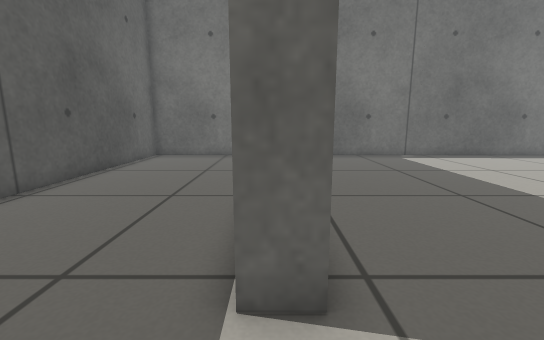
[1] (above)

14 first-person views from a walk through a world built for the Gazebo simulator. The camera is 0.5 m above the floor, tilts 10° down and sees 90° across. The floor is counted in squares, 0.25 m on a side. Each view is taken from the middle of a square. On the plan, view 1 faces up. The plan holds only what a view shows up to about 16 squares ahead; the rest is blank.

[2]
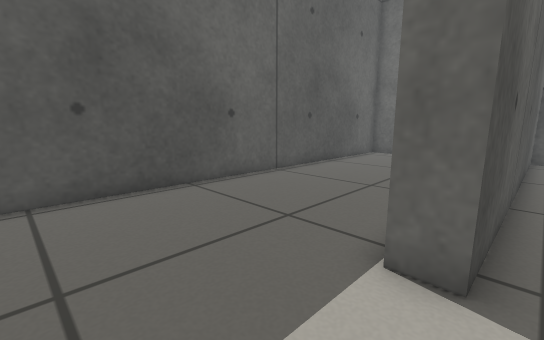

[3]
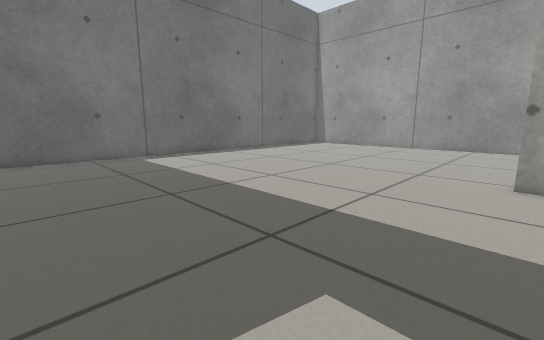

[4]
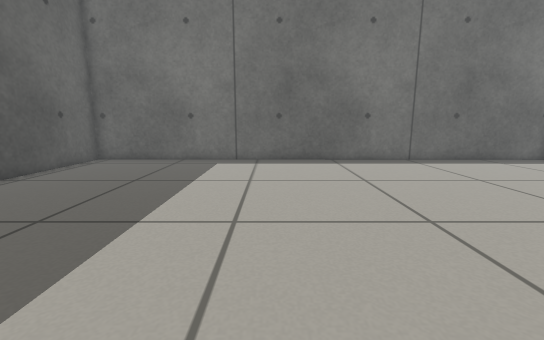

[5]
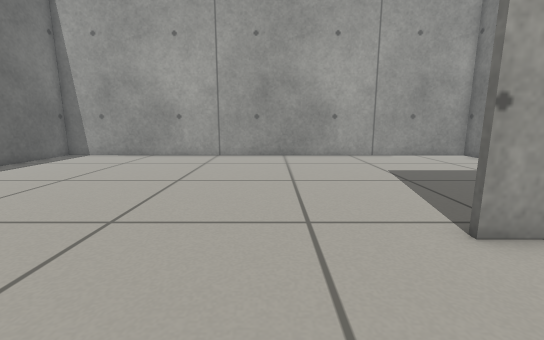

[6]
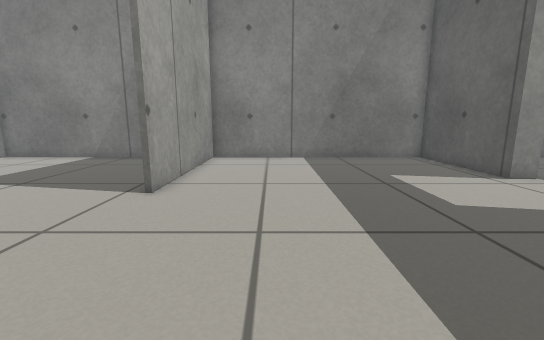

[7]
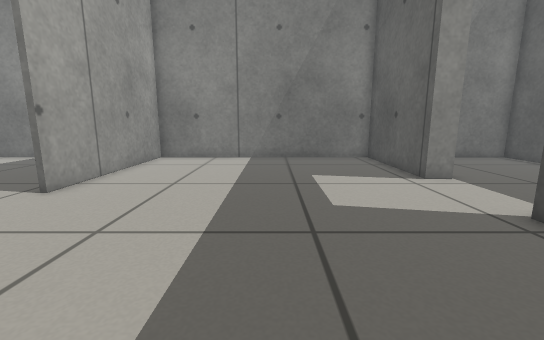

[8]
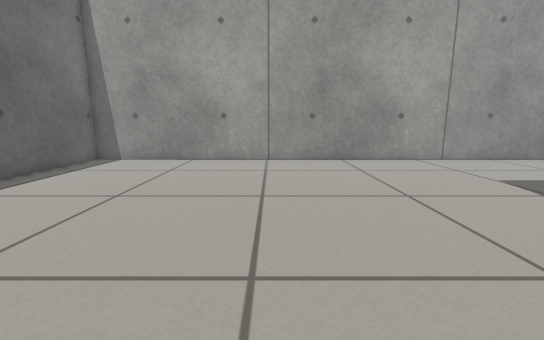

[9]
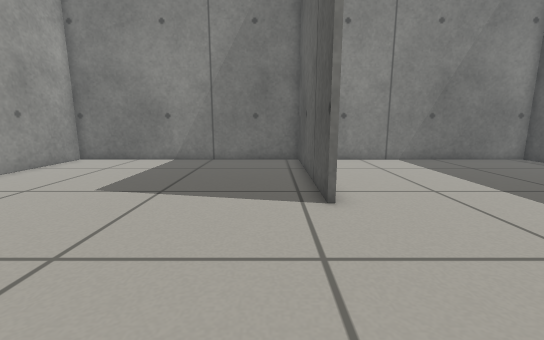

[10]
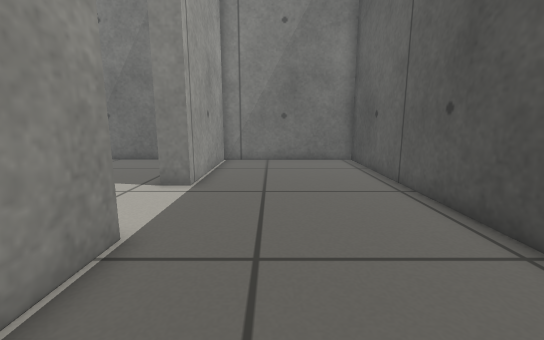

[11]
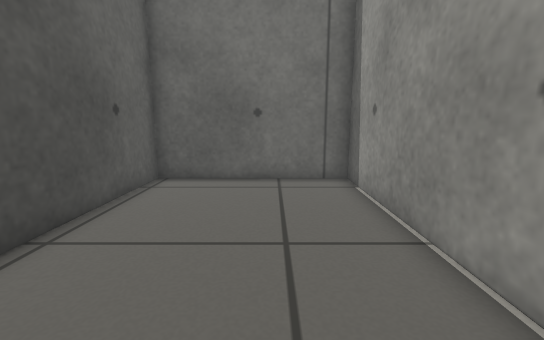

[12]
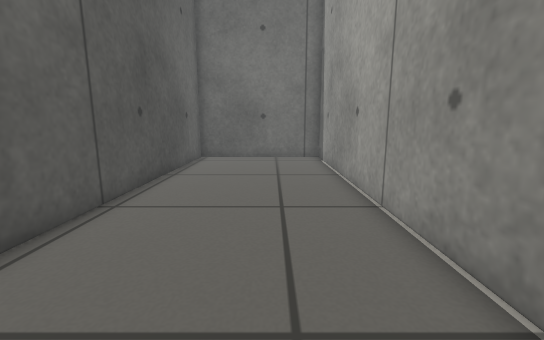

[13]
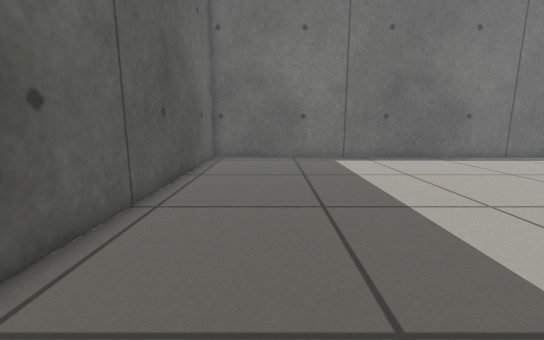

[14]
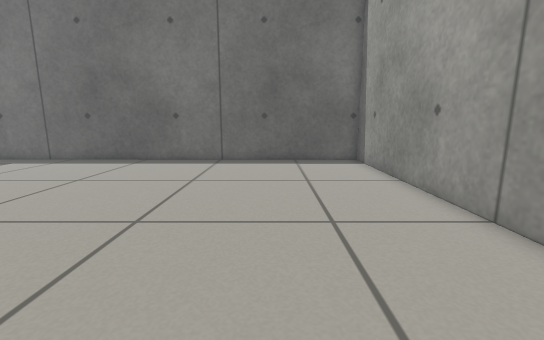

### Floor plan
Ten units are one square. View 1 is at (0, 0); x grows to the right and y downward. Boxes are objects, and circles mark ways between rooms. Rooms are numbered by the first view taken in them; rooms with no view inside come last. Other rooms are left out.
<svg viewBox="-77 -171 327 252">
<path fill="none" stroke="#000" d="M6 -26 -4 -26 -3 -166M-4 75 -4 15 6 15M6 -166 -71 -166 -72 74 0 74M126 -6 126 76M124 76 124 -6M6 15 5 75M7 -166 6 -26M0 74 244 76 245 -164 6 -166"/>
<circle cx="0" cy="-5" r="3" fill="#2a7"/>
<text x="-30" y="-40">1</text>
<text x="130" y="-50">2</text>
</svg>
Room 1 opens to room 2.

Where each view was taken, in squares from view 1:
view 1: 0 up, 0 right, facing up
view 2: 1 down, 1 right, facing up-left
view 3: 0 up, 2 right, facing up-right
view 4: 2 up, 10 right, facing up
view 5: 4 up, 8 right, facing right
view 6: 8 up, 9 right, facing down
view 7: 8 up, 6 right, facing down
view 8: 7 up, 10 right, facing right
view 9: 7 up, 14 right, facing down
view 10: 7 up, 3 left, facing down
view 11: 7 up, 3 left, facing up
view 12: 1 up, 3 left, facing up
view 13: 1 up, 4 right, facing up
view 14: 2 up, 20 right, facing up
